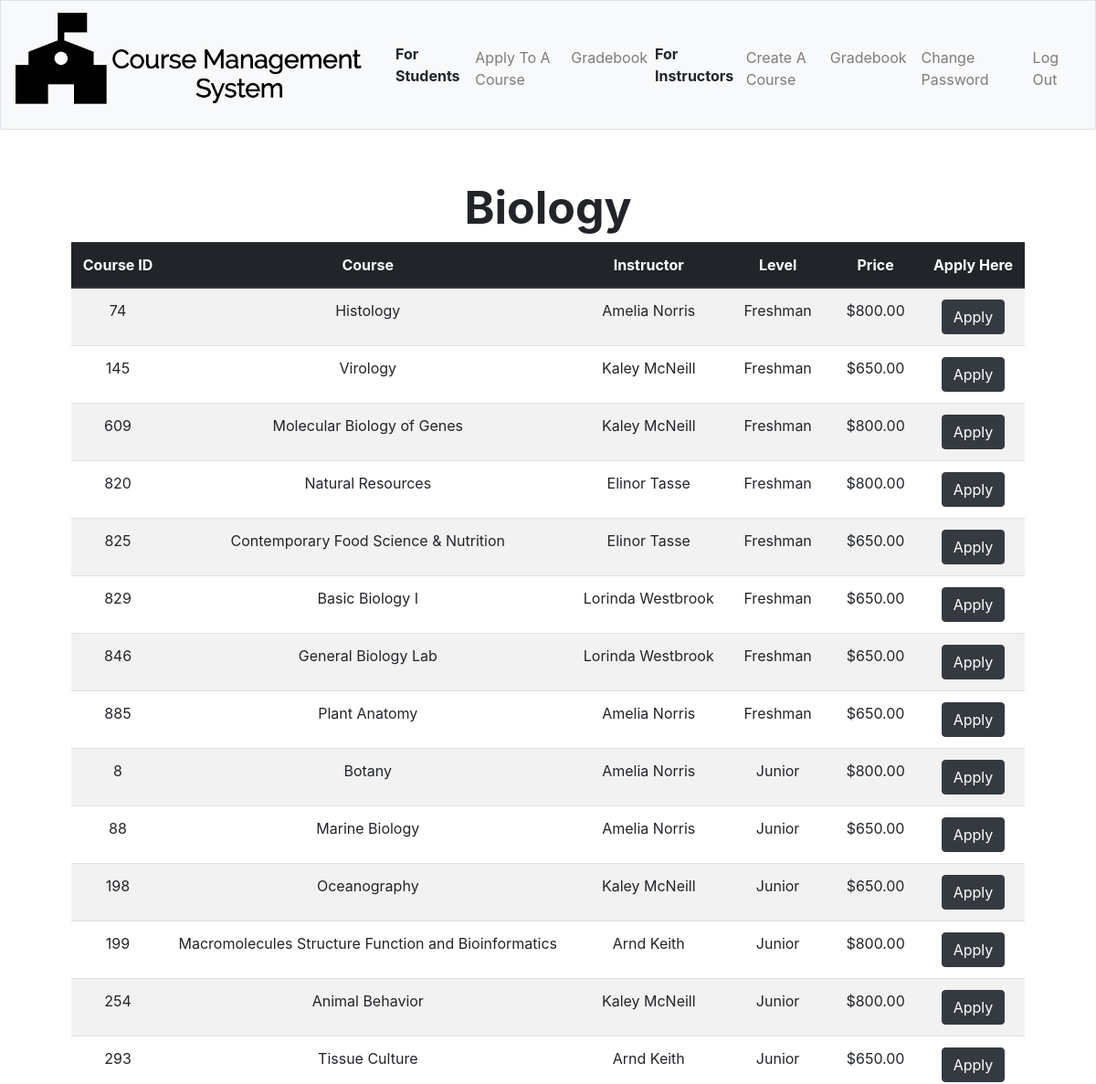
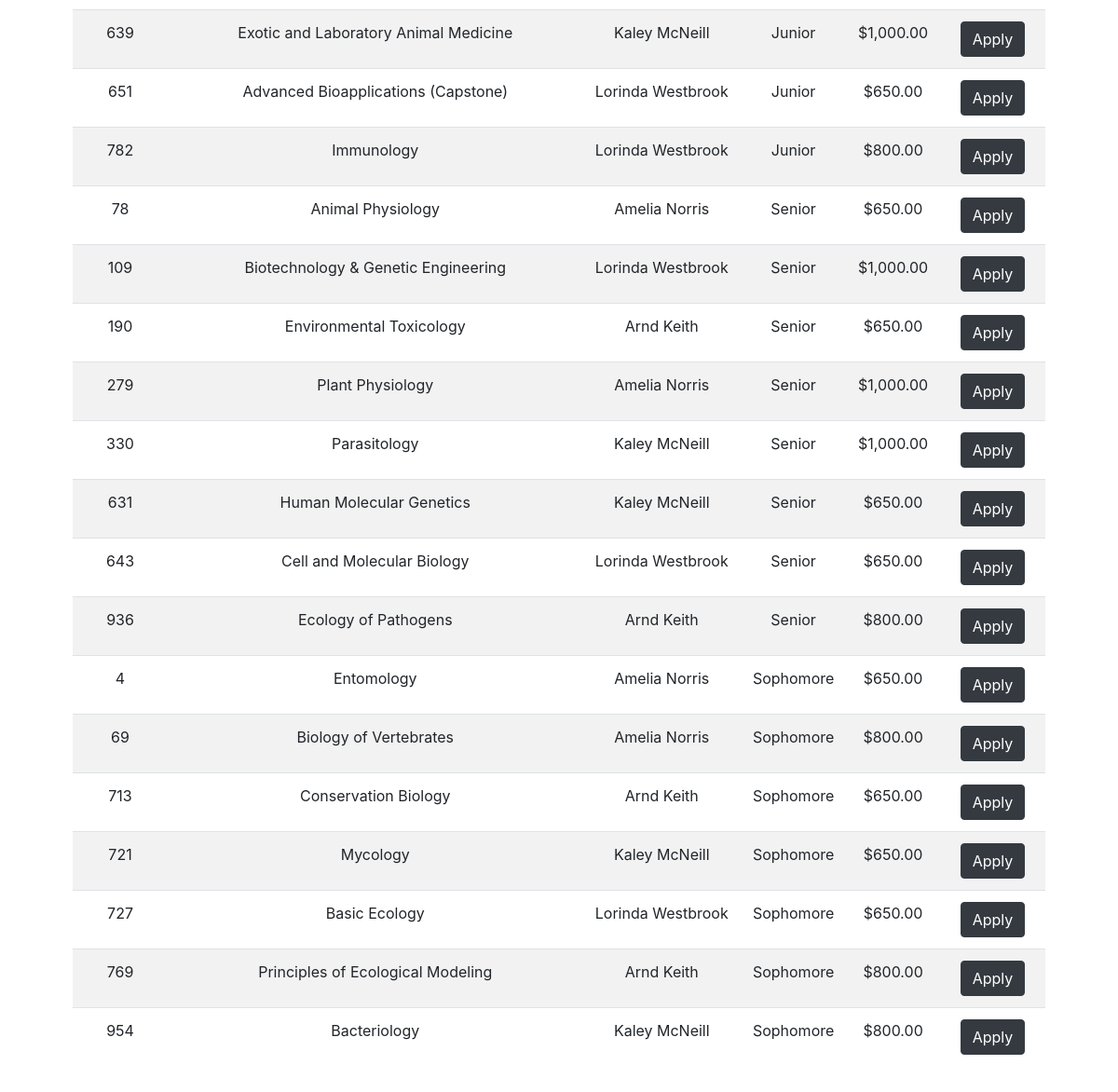
Page /bio (signed in) on the committed database (2 pictures, top to bottom).
### tables this page shows
CREATE TABLE 'courses' ('id' integer PRIMARY KEY NOT NULL, 'instructor' text, 'name' text, 'total' INTEGER, 'subject' text, 'price' integer DEFAULT 650, 'level' text);

### application.py (the view, shortened to what this page needs)
@app.route("/bio", methods=["GET", "POST"])
@login_required
def bio():
    if request.method =="GET":
        courses=db.execute("SELECT * FROM courses WHERE subject = 'Biology' ORDER BY courses.level, courses.id")
        return render_template("subjects/bio.html", courses=courses)

### application.py (called while the page is built)
@app.after_request
def after_request(response):
    response.headers["Cache-Control"] = "no-cache, no-store, must-revalidate"
    response.headers["Expires"] = 0
    response.headers["Pragma"] = "no-cache"
    return response

### helpers.py (called while the page is built)
def login_required(f):
    @wraps(f)
    def decorated_function(*args, **kwargs):
        if session.get("user_id") is None:
            return redirect("/login")
        return f(*args, **kwargs)
    return decorated_function

def usd(value):
    return f"${value:,.2f}"

### templates/subjects/bio.html (shortened to what this page needs)
{% extends "layout.html" %}
{% block main %}
<div style = "font-size: 50px; text-align:middle;"> <b> Biology</b></div>
<table class="table table-striped">
        <thead class="thead-dark">
            <tr>
                <th>Course ID</th>
                <th>Course</th>
                <th>Instructor</th>
                <th>Level</th>
                <th>Price</th>
                <th>Apply Here</th>
            </tr>
        </thead>
        <tbody>
 <tbody>
                {% for row in courses %}
                <tr>
                    <td>{{row["id"]}}</td>
                    <td>{{row["name"]}}</td>
                    <td>{{row["instructor"]}}</td>
                    <td>{{row["level"]}}</td>
                    <td>{{row["price"]|usd}}</td>
                    <form action="/bio" method="post">
                    <td><button class="btn btn-dark" name = "cid" type="submit" value = "{{row['id']}}">Apply</button></td>
                            </form>
                </tr>
                {% endfor %}
        </tbody>
    </table>
{% endblock %}

### rows in the picture
courses: id "74", name "Histology", instructor "Amelia Norris", level "Freshman", price "$800.00"
courses: id "145", name "Virology", instructor "Kaley McNeill", level "Freshman", price "$650.00"
courses: id "609", name "Molecular Biology of Genes", instructor "Kaley McNeill", level "Freshman", price "$800.00"
courses: id "820", name "Natural Resources", instructor "Elinor Tasse", level "Freshman", price "$800.00"
courses: id "825", name "Contemporary Food Science & Nutrition", instructor "Elinor Tasse", level "Freshman", price "$650.00"
courses: id "829", name "Basic Biology I", instructor "Lorinda Westbrook", level "Freshman", price "$650.00"
courses: id "846", name "General Biology Lab", instructor "Lorinda Westbrook", level "Freshman", price "$650.00"
courses: id "885", name "Plant Anatomy", instructor "Amelia Norris", level "Freshman", price "$650.00"
courses: id "8", name "Botany", instructor "Amelia Norris", level "Junior", price "$800.00"
courses: id "88", name "Marine Biology", instructor "Amelia Norris", level "Junior", price "$650.00"
courses: id "198", name "Oceanography", instructor "Kaley McNeill", level "Junior", price "$650.00"
courses: id "199", name "Macromolecules Structure Function and Bioinformatics", instructor "Arnd Keith", level "Junior", price "$800.00"
courses: id "254", name "Animal Behavior", instructor "Kaley McNeill", level "Junior", price "$800.00"
courses: id "293", name "Tissue Culture", instructor "Arnd Keith", level "Junior", price "$650.00"
courses: id "639", name "Exotic and Laboratory Animal Medicine", instructor "Kaley McNeill", level "Junior", price "$1,000.00"
courses: id "651", name "Advanced Bioapplications (Capstone)", instructor "Lorinda Westbrook", level "Junior", price "$650.00"
courses: id "782", name "Immunology", instructor "Lorinda Westbrook", level "Junior", price "$800.00"
courses: id "78", name "Animal Physiology", instructor "Amelia Norris", level "Senior", price "$650.00"
courses: id "109", name "Biotechnology & Genetic Engineering", instructor "Lorinda Westbrook", level "Senior", price "$1,000.00"
courses: id "190", name "Environmental Toxicology", instructor "Arnd Keith", level "Senior", price "$650.00"
courses: id "279", name "Plant Physiology", instructor "Amelia Norris", level "Senior", price "$1,000.00"
courses: id "330", name "Parasitology", instructor "Kaley McNeill", level "Senior", price "$1,000.00"
courses: id "631", name "Human Molecular Genetics", instructor "Kaley McNeill", level "Senior", price "$650.00"
courses: id "643", name "Cell and Molecular Biology", instructor "Lorinda Westbrook", level "Senior", price "$650.00"
courses: id "936", name "Ecology of Pathogens", instructor "Arnd Keith", level "Senior", price "$800.00"
courses: id "4", name "Entomology", instructor "Amelia Norris", level "Sophomore", price "$650.00"
courses: id "69", name "Biology of Vertebrates", instructor "Amelia Norris", level "Sophomore", price "$800.00"
courses: id "713", name "Conservation Biology", instructor "Arnd Keith", level "Sophomore", price "$650.00"
courses: id "721", name "Mycology", instructor "Kaley McNeill", level "Sophomore", price "$650.00"
courses: id "727", name "Basic Ecology", instructor "Lorinda Westbrook", level "Sophomore", price "$650.00"
courses: id "769", name "Principles of Ecological Modeling", instructor "Arnd Keith", level "Sophomore", price "$800.00"
courses: id "954", name "Bacteriology", instructor "Kaley McNeill", level "Sophomore", price "$800.00"
